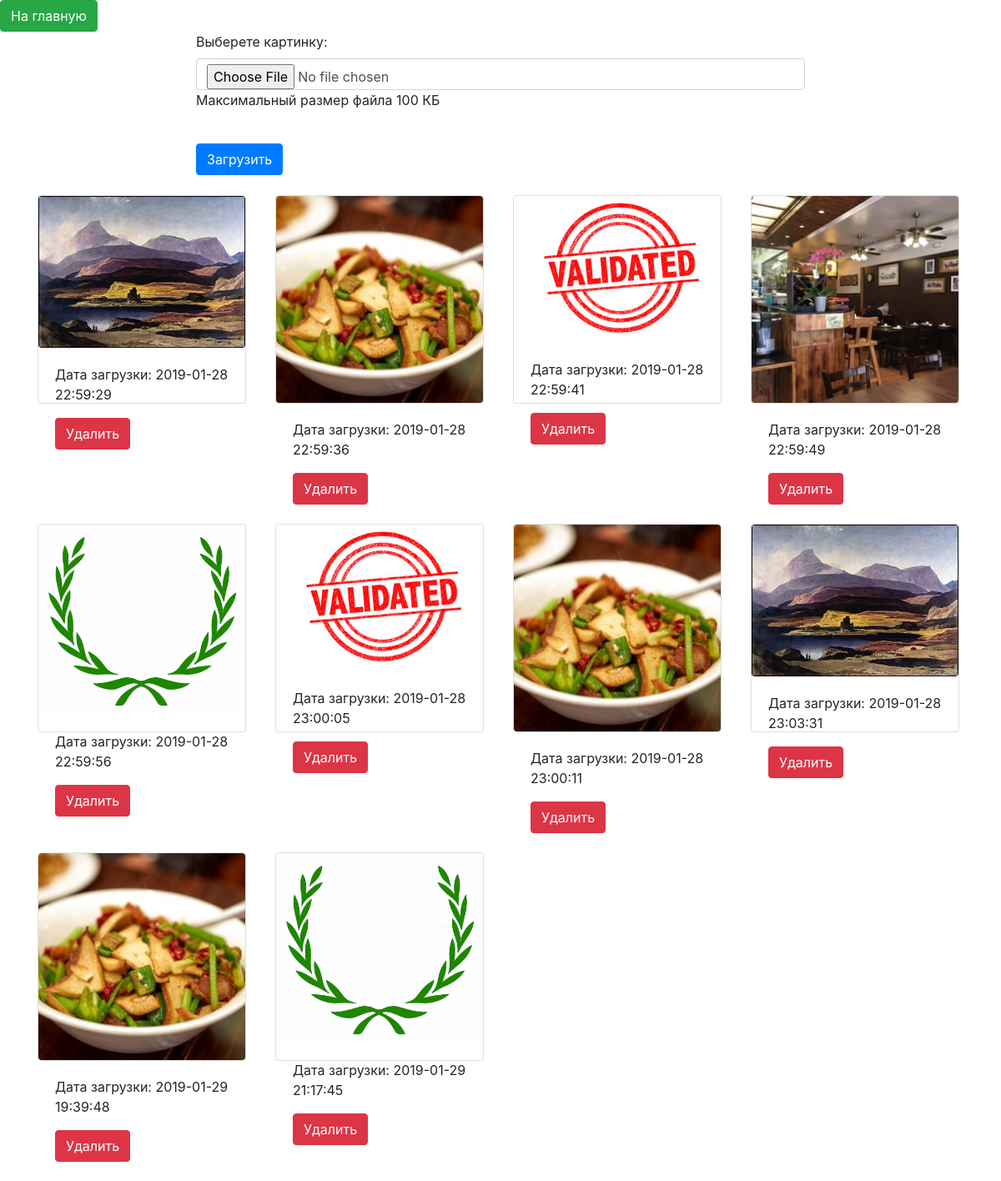
/gallery.php, run on the app's committed database.
### tables this page shows
CREATE TABLE `images` (
  `id` int(11) NOT NULL,
  `img_path` varchar(255) NOT NULL,
  `img_date_upload` varchar(50) NOT NULL
);

### libs/Connection.php (called while the page is built)
<?php
class Connection {
    public static function make($config) {
        return new PDO("{$config['host']};dbname={$config['database']};charset=utf8;",
            $config['userDB'],
            $config['passwordDB']
        );
    }
}

### libs/Image.php (the view, shortened to what this page needs)
<?php
class Image {
    public static function getAllImages(PDO $pdo) {
        $sql = "SELECT * FROM `images`";
        $stm = $pdo->query($sql);
        $stm->execute();
        return $stm->fetchAll(PDO::FETCH_ASSOC);
    }
    public static function showImageCard($pathImg,$dateUpload,$idImg) {
        echo '<div class="col-md-3">';
        echo '<div class="card" style="width: 250px; height: 250px;">';
        echo '<img src="imgs/' . $pathImg . '" class="card-img-top rounded" alt="Picture">';
        echo '<div class="card-body">';
        echo '<p class="card-text">Дата загрузки: ' . $dateUpload . '</p>';
        echo '<a href="../deleteImg.php?id='. $idImg .'" class="btn btn-danger">Удалить</a>';
        echo '</div>';
        echo '</div>';
        echo '</div>';
    }
}
?>

### gallery.php (shortened to what this page needs)
<?php
include 'libs/Connection.php';
include 'libs/Image.php';
$images = Image::getAllImages(Connection::make(CONFIG_CONNECT_TO_DB));
$imageRowCount = IMAGE_ROW_COUNT;
$imageColumnCount = ceil(count($images) / $imageRowCount);
?>
<!doctype html>
<html lang="ru">
<head>
    <link rel="stylesheet" href="https://stackpath.bootstrapcdn.com/bootstrap/4.2.1/css/bootstrap.min.css"
>
</head>
<body>
<a href="index.php" class="btn btn-success">На главную</a>
<div class="container">
    <div class="row">
        <div class="col-md-8 offset-md-2">
            <form action="/add_image.php" method="post" enctype="multipart/form-data">
                <div class="form-group">
                    <label for="img">Выберете картинку:</label>
                    <input type="file" class="form-control" name="img" id="img">
                    <span>Максимальный размер файла 100 КБ</span><br/>
                    <span style="color:red;"><?php echo $_SESSION['imageErrorUpload'] ?></span><br/>
                </div>
                <button type="submit" class="btn btn-primary" name="submit">Загрузить</button>
            </form>
            <br/>
        </div>
    </div>
</div>
<div class="container">
    <?php
    $j = 0;
        for ($i = 0 ; $i < $imageColumnCount; $i++) {
            echo '<div class="row">';
            while ($imageRowCount != 0) {
                if($images[$j]['img_path'] == null) {
                    break;
                }
                Image::showImageCard($images[$j]['img_path'], $images[$j]['img_date_upload'], $images[$j]['id']);
                $j++;
                $imageRowCount--;
            }
            echo '</div><br /><br /><br /><br /><br /><br />';
            $imageRowCount = IMAGE_ROW_COUNT;
        }
    ?>
</div>
</body>
</html>

### data on the page
images: img_path (picture), img_date_upload "2019-01-28 22:59:29"
images: img_path (picture), img_date_upload "2019-01-28 22:59:36"
images: img_path (picture), img_date_upload "2019-01-28 22:59:41"
images: img_path (picture), img_date_upload "2019-01-28 22:59:49"
images: img_path (picture), img_date_upload "2019-01-28 22:59:56"
images: img_path (picture), img_date_upload "2019-01-28 23:00:05"
images: img_path (picture), img_date_upload "2019-01-28 23:00:11"
images: img_path (picture), img_date_upload "2019-01-28 23:03:31"
images: img_path (picture), img_date_upload "2019-01-29 19:39:48"
images: img_path (picture), img_date_upload "2019-01-29 21:17:45"
